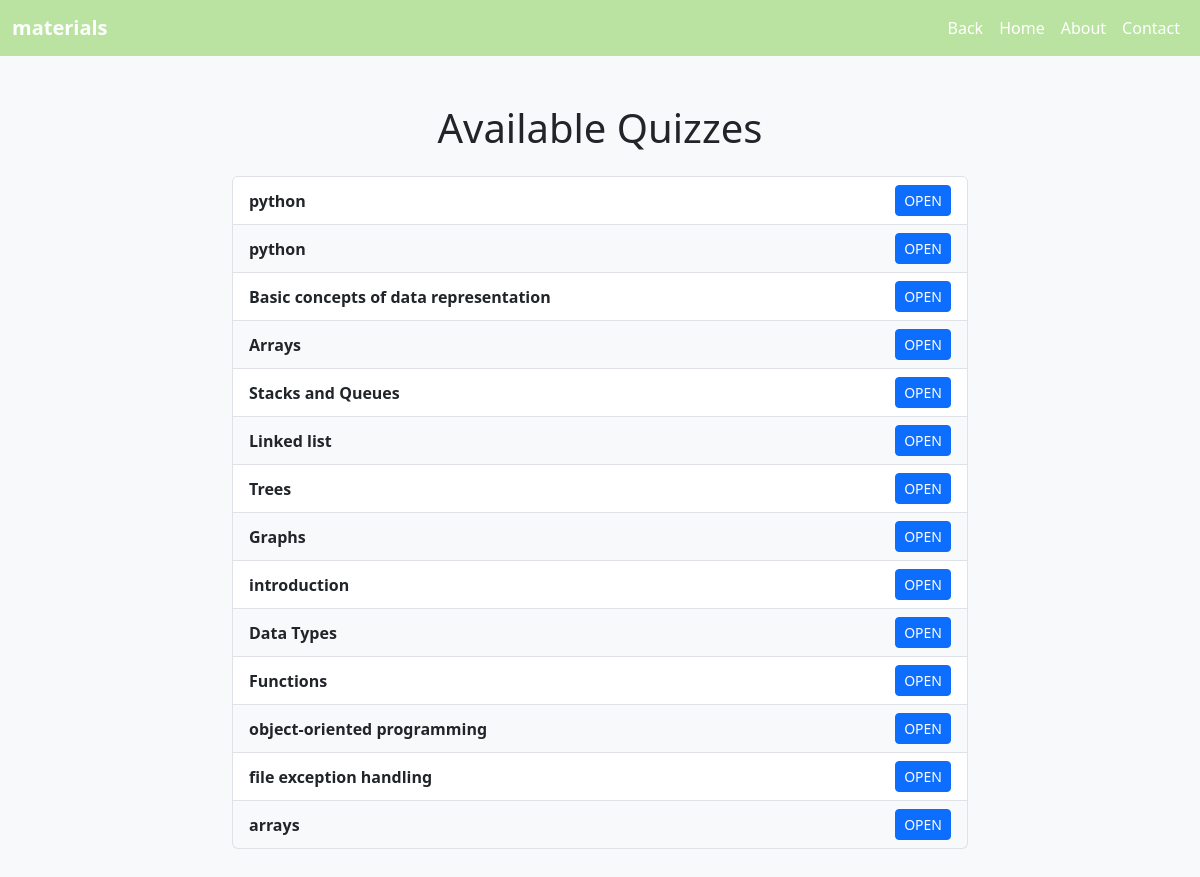
Screenshot of /quizzes/ with the database file from the repository.
### lms/models.py (models this page shows, shortened)
class Quiz(models.Model):
    course_content = models.ForeignKey('CourseContent', on_delete=models.CASCADE, related_name='quizzes',null=True, blank=True)
    title = models.CharField(max_length=255)
    description = models.TextField()
    marks = models.IntegerField(default=1)  # Ensure this field exists in your model
    time_limit = models.IntegerField(default=10)

### lms/views.py (the view)
# urls.py: path('quizzes/',quiz_list,name='quiz_list'),
def quiz_list(request):
    quizzes = Quiz.objects.all()  # Get all quizzes from the database
    return render(request, 'quiz_list.html', {'quizzes': quizzes})

### lms/templates/quiz_list.html (shortened to what this page needs)
<!DOCTYPE html>
<html>
<head>
    <link href="https://cdn.jsdelivr.net/npm/bootstrap@5.3.0/dist/css/bootstrap.min.css" rel="stylesheet">
</head>
<body class="bg-light">
  <body>
    <nav class="navbar navbar-expand-lg" style="background-color: hwb(97 63% 11%);">
      <div class="container-fluid">
        <a class="navbar-brand text-white" href="#" style="font-weight: bold;">materials</a>
        <div class="collapse navbar-collapse" id="navbarNav">
          <ul class="navbar-nav ms-auto">
            <li class="nav-item">
              <a class="nav-link text-white active" aria-current="page" href="{% url 'view_all'%}" style="font-size: 16px;">Back </a>
            </li>
            <li class="nav-item">
              <a class="nav-link text-white active" aria-current="page" href="{% url 'teacher_dashboard'%}" style="font-size: 16px;">Home </a>
            </li>
            <li class="nav-item">
              <a class="nav-link text-white" href="#" style="font-size: 16px;">About</a>
            </li>
            <li class="nav-item">
              <a class="nav-link text-white" href="#" style="font-size: 16px;">Contact          </a>
            </li>
          </ul>
        </div>
      </div>
    </nav>
    <div class="container my-5">
        <h1 class="text-center mb-4">Available Quizzes</h1>
        <div class="row">
            <div class="col-md-8 offset-md-2">
                <div class="list-group">
                    {% for quiz in quizzes %}
                        <div class="list-group-item d-flex justify-content-between align-items-center
                            {% cycle 'bg-white' 'bg-light' %}">
                            <span class="fw-bold">{{ quiz.title }}</span>
                            <a href="{% url 'attempt_quiz' quiz.id %}" class="btn btn-primary btn-sm">
                                OPEN
                            </a>
                        </div>
                    {% empty %}
                        <div class="alert alert-warning text-center" role="alert">
                            No quizzes available.
                        </div>
                    {% endfor %}
                </div>
            </div>
        </div>
    </div>
</body>
</html>

### rows the page displays
Quiz: title "python"
Quiz: title "python"
Quiz: title "Basic concepts of data representation"
Quiz: title "Arrays"
Quiz: title "Stacks and Queues"
Quiz: title "Linked list"
Quiz: title "Trees"
Quiz: title "Graphs"
Quiz: title "introduction"
Quiz: title "Data Types"
Quiz: title "Functions"
Quiz: title "object-oriented programming"
Quiz: title "file exception handling"
Quiz: title "arrays"
